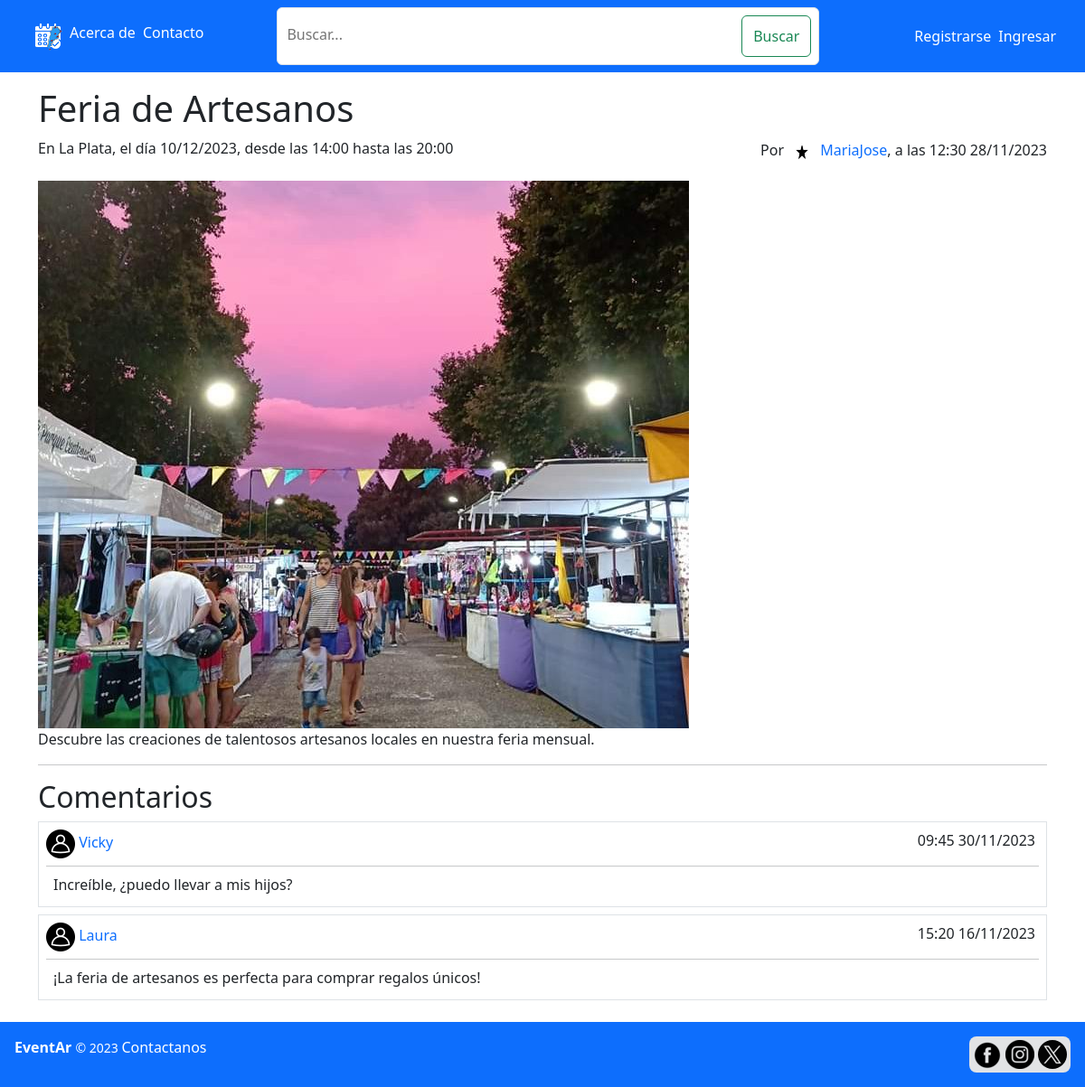
Screenshot of /public/publicacion.php?id=2 with the database file from the repository.
### tables this page shows
CREATE TABLE IF NOT EXISTS `publicacion` (
  `id_publicacion` INT NOT NULL AUTO_INCREMENT,
  `title` VARCHAR(45) NOT NULL,
  `desc` TEXT NOT NULL,
  `img_path` VARCHAR(100) NULL,
  `fecha_post` DATETIME NOT NULL,
  `fecha_evento` DATE NOT NULL,
  `inicio` TIME NOT NULL,
  `fin` TIME NOT NULL,
  `id_user` INT NOT NULL,
  `id_localidad` INT NOT NULL,
  PRIMARY KEY (`id_publicacion`),
  CONSTRAINT `fk_publicacion_user1`
    FOREIGN KEY (`id_user`)
    REFERENCES `user` (`id_user`)
    ON DELETE NO ACTION
    ON UPDATE NO ACTION,
  CONSTRAINT `fk_publicacion_localidad1`
    FOREIGN KEY (`id_localidad`)
    REFERENCES `localidad` (`id_localidad`)
    ON DELETE NO ACTION
    ON UPDATE NO ACTION);

CREATE TABLE IF NOT EXISTS `localidad` (
  `id_localidad` INT NOT NULL AUTO_INCREMENT,
  `nombre` VARCHAR(45) NOT NULL,
  PRIMARY KEY (`id_localidad`));

CREATE TABLE IF NOT EXISTS `user` (
  `id_user` INT NOT NULL AUTO_INCREMENT,
  `email` VARCHAR(45) NOT NULL,
  `username` VARCHAR(45) NOT NULL,
  `pass` VARCHAR(45) NOT NULL,
  `moderador` TINYINT NOT NULL,
  `img_path` VARCHAR(100) NULL,
  `id_localidad` INT NOT NULL,
  PRIMARY KEY (`id_user`),
  CONSTRAINT `fk_user_localidad`
    FOREIGN KEY (`id_localidad`)
    REFERENCES `localidad` (`id_localidad`)
    ON DELETE NO ACTION
    ON UPDATE NO ACTION);

CREATE TABLE IF NOT EXISTS `comentario` (
  `id_comentario` INT NOT NULL AUTO_INCREMENT,
  `mensaje` TEXT NOT NULL,
  `fecha_post` DATETIME NOT NULL,
  `id_user` INT NOT NULL,
  `id_publicacion` INT NOT NULL,
  PRIMARY KEY (`id_comentario`),
  CONSTRAINT `fk_comentario_user1`
    FOREIGN KEY (`id_user`)
    REFERENCES `user` (`id_user`)
    ON DELETE NO ACTION
    ON UPDATE NO ACTION,
  CONSTRAINT `fk_comentario_publicacion1`
    FOREIGN KEY (`id_publicacion`)
    REFERENCES `publicacion` (`id_publicacion`)
    ON DELETE NO ACTION
    ON UPDATE NO ACTION);

### scripts/clases/publicacion.php (called while the page is built, shortened)
<?php
    require_once 'user.php';
    require_once 'localidad.php';
    class publicacion{
        private $id;
        private $img_path;
        private $user;
        function __construct($arr){
            $this->id = $arr['id_publicacion'];
            $this->title = $arr['title'];
            $this->desc = $arr['desc'];
            $this->id_localidad = $arr['id_localidad'];
            $this->fecha_evento = $arr['fecha_evento'];
            $this->inicio = $arr['inicio'];
            $this->fin = $arr['fin'];
            $this->fecha_post = $arr['fecha_post'];
            $this->img_path = $arr['img_path'];
            global $bd;
            $user_res = $bd-> query("SELECT * FROM user WHERE id_user = ".$arr['id_user']);
            $user_arr = $user_res -> fetch_assoc();
            $user = new user($user_arr);
            $this-> localidad = localidad::get_nombre($this->id_localidad);
            $this->user = $user;
        }
        public function get_user(){
            return $this->user;
        }
        public function get_img_path(){
            return $this->img_path;
        }
        public function get_coments_from_DB(){
            global $bd;
            $res = $bd->query("SELECT * FROM comentario WHERE id_publicacion = ".$this->id ." ORDER BY fecha_post DESC");
            $coms = $res->fetch_all(MYSQLI_ASSOC);
            return $coms;
        }
    }
?>

### scripts/clases/user.php (called while the page is built, shortened)
<?php
    require_once 'localidad.php';
    class user{
        private $id;
        private $img_path = null;
        function __construct($arr){
            $this->id = $arr['id_user'];
            $this->username = $arr['username'];
            $this->id_localidad = $arr['id_localidad'];
            $this-> localidad = localidad::get_nombre($this->id_localidad);
            if(isset($arr['img_path'])){
                $this -> img_path = $arr['img_path'];
            }
        }
        public function get_img_path(){
            return $this-> img_path;
        }
        public function get_id(){
            return $this -> id;
        }
    }
?>

### scripts/clases/localidad.php (called while the page is built, shortened)
<?php
    require_once '../scripts/bd_con.php';
    class localidad{
        public static function get_nombre($id){
            global $bd;
            $res = $bd->query("SELECT nombre from localidad WHERE id_localidad = $id");
            $res = $res->fetch_assoc();
            return $res["nombre"];
        }
    }
?>

### scripts/clases/comentario.php (called while the page is built, shortened)
<?php
    require_once '../scripts/bd_con.php';
    class comentario{
        private $id_user;
        function __construct($arr){
            $this->id_user = $arr['id_user'];
            $this->msg = $arr['mensaje'];
            $this->fecha = $arr['fecha_post'];
            global $bd;
            $res = $bd-> query("SELECT username, img_path FROM user WHERE id_user = ".$this->id_user);
            $res = $res->fetch_assoc();
            $this->author_name = $res["username"];
            $this->author_img = $res["img_path"];
        }
        public function get_id_user(){
            return $this->id_user;
        }
    }
?>

### public/publicacion.php (the view, shortened to what this page needs)
<?php
    require_once '../scripts/clases/user.php';
    require_once '../scripts/clases/publicacion.php';
    require_once '../scripts/clases/comentario.php';
    $id = $_GET['id'];
    $res = $bd -> query("SELECT * FROM publicacion WHERE id_publicacion = $id");
    $pub = $res -> fetch_assoc();
    $pub = new publicacion($pub);
?>
<!DOCTYPE html>
<html lang="es">
<head>
    <link href="https://cdn.jsdelivr.net/npm/bootstrap@5.3.0/dist/css/bootstrap.min.css" rel="stylesheet">
    <link rel="stylesheet" href="../css/styles.css">
</head>
<body>
<nav class="navbar navbar-expand-lg navbar-dark bg-primary justify-content-between" id='navbar'>
        <ul class='nav-desk'>
            <li><a href="home.php"><img src="./img/icon/icon-sm.png" alt="Ir al inicio"></a></li>
            <li><a href="acerca.php">Acerca de</a></li>
            <li><a href="contacto.php">Contacto</a></li>
        </ul>
        <form class="d-flex justify-content-between border rounded p-2 bg-white nav-desk" method='GET' action='home.php'>
            <input class="d-inline" type="search" name='search' placeholder="Buscar..." aria-label="Buscar" id='search-bar'>
            <button class="btn btn-outline-success my-sm-0 d-inline" type="submit">Buscar</button>
        </form>
        <?php
        if ($_SESSION["logged"]) {
            $id_user = $_SESSION["user"]->get_id();
            $username = $_SESSION["user"]->username;
            if ($_SESSION["user"]->get_img_path()) {
                $img_path = $_SESSION["user"]->get_img_path();
            } else {
                $img_path = '../public/img/icon/user.png';
            }
            echo "<div class='user-menu me-4 nav-desk'>
                    <div class='user-info' onclick='toggleMenu(event)' id='menu-div'>
                        <img src='$img_path' alt='User Avatar' id='user-avatar' class='avatar d-inline-block' >
                        <p id='my-account-text' class='my-account-text d-inline-block text-white fw-semibold ms-2'>$username</p>
                    </div>
                    <ul id='menu-list' class='me-4'>
                        <li><a class='btn btn-secondary w-100' href='cuenta.php?id_user=$id_user' role='button'>Perfil</a></li>
                        <li><a class='btn btn-secondary w-100' href='home.php?filter=mis_pubs#all_events' role='button'>Mis publicaciones</a></li>
                        <li><a class='btn btn-secondary w-100' href='modificar_cuenta.php' role='button'>Configuración</a></li>";
                        if($_SESSION['user']->get_mod()){
                            echo"
                                <li><a class='btn btn-warning w-100' href='user_list.php' role='button'>Listado de usuarios</a></li>";
                        }
                        echo"
                        <li><a class='btn btn-danger w-100' href='../scripts/validate.php?origin=logout' role='button'>Salir</a></li>
                    </ul>
                </div>";
        } else
        {
            echo "<ul class='nav-desk me-4'>";
            echo    "<li><a href='registro.php'>Registrarse</a></li>";
            echo    "<li><a href='login.php'>Ingresar</a></li>";
            echo "</ul>";
        }
        ?>
    </nav>
    <section class='container-md me-auto ms-auto'>
        <?php
        $pub_username = $pub->get_user()->username;
        $pub_userimg = $pub->get_user()->get_img_path();
        echo "<h1> $pub->title </h1>";
        echo "<div class='d-flex justify-content-between'>";
        echo "<p>En ". $pub->localidad .", el día ".date_format(date_create($pub -> fecha_evento),"d/m/Y").", desde las ".date_format(date_create($pub->inicio),"H:i")." hasta las ".date_format(date_create($pub->fin),"H:i")." </p>";
        echo "<p>Por <a href='cuenta.php?id_user=".$pub->get_user()->get_id() ."'> <img src='$pub_userimg' alt='$pub_username' width='32' height='32' class='rounded-5'> ".$pub_username."</a>, a las ".date_format(date_create($pub->fecha_post), "H:i d/m/Y") ."</p>";
        echo "</div>";
        if($pub->get_img_path() != null){
            echo "<img style='max-width: 100%;' src='". $pub->get_img_path() ."'>";
        }
        echo "<p> ".$pub -> desc." </p>";
        ?>
        <hr>
        <h2>Comentarios</h2>
        <?php
            $coms = $pub->get_coments_from_DB();
            if(empty($coms)){
                if($_SESSION["logged"]){
                    echo 'No hay comentarios ¡Se el primero!';
                }
                else{
                    echo 'Aún no hay comentarios para mostrar.';
                }
            }
            else{
                foreach($coms as $com){
                    $coment = new comentario($com);
                    if($coment->author_img){
                        $img_src = $coment->author_img;
                    }
                    else{
                        $img_src ='../public/img/icon/user.png';
                    }
                    echo "
                    <div class='border w-100 p-2 mt-1 mb-2'>
                        <div class='d-flex justify-content-between'>
                            <div>
                                <img src='$img_src' class='d-inline' width='32' height='32'>
                                <a href='cuenta.php?id_user=".$coment->get_id_user()."' class ='d-inline'>". $coment->author_name."</a>
                            </div>
                            <div class='d-flex'>
                                <p class='me-1'>".
                                date_format(date_create($coment->fecha), "H:i d/m/Y")
                                ."</p>";
                    echo"
                            </div>
                        </div>
                        <hr class='mt-0 mb-0 p-0'>
                    <p class='mt-2 ms-2 mt-1 mb-1 fs-6 fw-light '>". $coment->msg."</p>
                    </div>
                    ";
                }
            }
        ?>
    </section>
    <footer id='web-footer'>
        <p>
            <strong>
                EventAr
            </strong>
            <small>
            &#169 2023
            </small>
            <a href="contacto.php" class='text-white'>Contactanos</a>
        </p>
        <div class='bg-secondary-subtle rounded-3 p-1'>
            <a href="https:\\www.facebook.com\eventar" target="_blank"><img src="./img/icon/fb.png" alt="Visita nuestra página en Facebook" width="32" height="32"></a>
            <a href="https:\\www.instagram.com\eventar" target="_blank"><img src="./img/icon/ins.png" alt="Visita nuestra página en Instagram" width="32" height="32"></a>
            <a href="https:\\www.twitter.com\eventar" target="_blank"><img class='mega-rounded' src="./img/icon/x.png" alt="Visita nuestra página en X" width="32" height="32"></a>
        </div>
    </footer>
</body>
</html>

### css/styles.css (style rules this page uses)
html, body { min-height: 80vh; position:relative; }
#navbar + section { margin-top: 6rem; }
#navbar { margin-bottom: 1rem; position: fixed; width: 100vw; z-index: 999; top:0; }
#navbar a { color:white; text-decoration: none; }
nav ul { list-style: none; display: flex; margin: 5px; }
#navbar li { margin-right: 8px; }
form label, form input { display: block; margin-bottom: 4px; width: 100%; }
#search-bar { border: none; outline: none; }
a { text-decoration: none; font-weight: 525; }
#navbar form { width: 20rem; height: 4rem; }
#web-footer { background-color: #0d6efd; display: flex; justify-content: space-between; padding: 1rem; color: white; position: absolute; bottom:-6rem; width: 100%; }
.mega-rounded { border-radius: 999px; }
@media (min-width: 1200px) { #navbar form { width: 50%; } }

### rows the page displays
publicacion: title "Feria de Artesanos", id_localidad.nombre "La Plata", fecha_evento "10/12/2023", inicio "14:00", fin "20:00", fecha_post "12:30 28/11/2023", img_path (picture), desc "Descubre las creaciones de talentosos artesanos locales en nuestra feria mensual."
user: img_path (picture), username "MariaJose"
comentario: id_user.username "Vicky", fecha_post "09:45 30/11/2023", mensaje "Increíble, ¿puedo llevar a mis hijos?"
comentario: id_user.username "Laura", fecha_post "15:20 16/11/2023", mensaje "¡La feria de artesanos es perfecta para comprar regalos únicos!"
